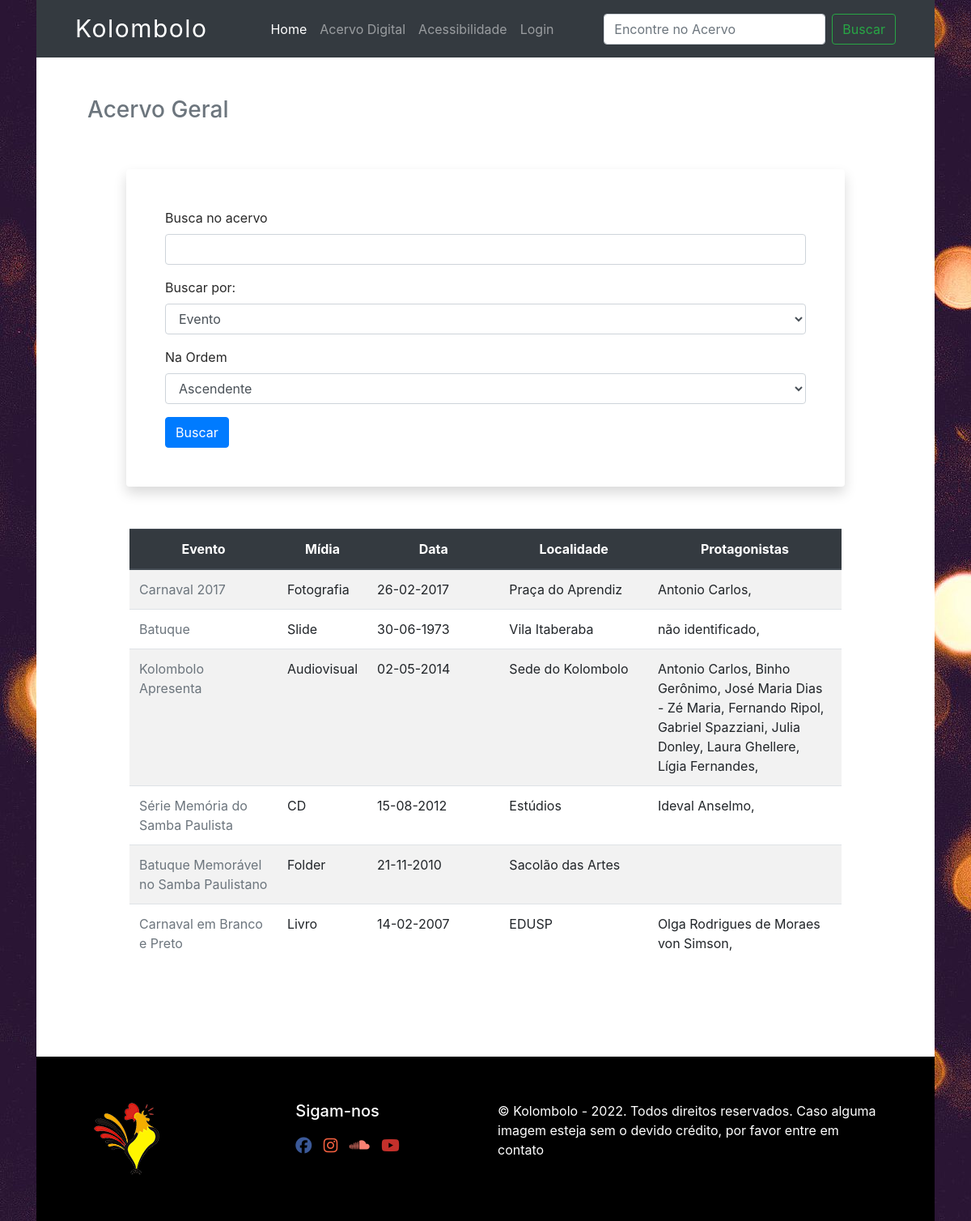
Screenshot of /search with the database file from the repository.
### database.py (models this page shows, shortened)
class Acervo(Base):
    __tablename__='acervo'
    id=Column(Integer(), primary_key=True, autoincrement=True)
    name=Column(String(80), nullable=False)
    localidade=Column(String(80), nullable=False)
    cidade=Column(String(80), nullable=False)
    estado=Column(String(80), nullable=False)
    data_created=Column(String(40), nullable=False)
    origem=Column(String(80), nullable=False)
    autor_id = Column(Integer, ForeignKey('autor.id'))
    tipo_id = Column(Integer, ForeignKey("tipo.id"))
    tipo = relationship("Midia", backref=backref("tipo", uselist=False))
    suporte_id = Column(Integer, ForeignKey("suporte.id"))
    suporte = relationship("Suporte", backref=backref("suporte", uselist=False))
    protagonistas = relationship('Protagonista', secondary=acervo_protagonista, backref='acervos'  )

class Midia(Base):
    __tablename__='tipo'
    id=Column(Integer(), primary_key=True, autoincrement=True)
    name=Column(String(80), nullable=False, unique=True)

class Protagonista(Base):
    __tablename__='protagonista'
    id=Column(Integer(), primary_key=True, autoincrement=True)
    name=Column(String(80), nullable=False, unique=True)

### app.py (the view, shortened to what this page needs)
@app.route("/search", methods=["GET", "POST"])
def search():
    search_form = SearchForm()
    query = local_session.query(Acervo).all()
    return render_template("search.html", form=search_form, search=query)

### forms.py
class SearchForm(FlaskForm):
    search = StringField("Busca no acervo", validators=[DataRequired(MENSAGEM_PADRAO)])
    order_by = SelectField("Buscar por: ", validate_choice=True, choices=[(1,"Evento"), (2, "Data do Evento"), (3, "Localidade"), (4, "Protagonistas")], coerce=int)
    asc_desc = SelectField("Na Ordem", validate_choice=True, choices=[(1,"Ascendente"), (2, "Descendente")], coerce=int)
    submit = SubmitField("Buscar")

### templates/search.html (shortened to what this page needs)
{% extends "base.html" %}
{% import "bootstrap/wtf.html" as wtf %}
{% block content %}
<div class="container px-5">
  {% if type == 2: %}
      <h3 class="text-secondary">Acervo Geral - Filtro por data</h3>
      {% elif type == 3: %}
      <h3 class="text-secondary">Acervo Geral - Filtro por localidade</h3>
      {% elif type == 4: %}
      <h3 class="text-secondary">Acervo Geral - Filtro por protagonistas</h3>
      {% else: %}
      <h3 class="text-secondary">Acervo Geral</h3>
  {% endif %}
  <div class="container p-5">
    <div class="container p-5 mb-5 shadow bg-white rounded">
        <form class="form form-horizontal" method="post" role="form">
            {{ wtf.form_field(form.search) }}
            {{ wtf.form_field(form.order_by) }}
            {{ wtf.form_field(form.asc_desc) }}
            {{ wtf.form_field(form.submit, button_map={"submit": "primary"}) }}
          </form>
    </div>
    <div class="container p-1 rounded">
        <table class="table table-striped">
              <thead class="thead-dark">
                <tr class="text-center">
                  <th scope="col" class="text-wrap" style="width: 15rem;">Evento</th>
                  <th scope="col">Mídia</th>
                  <th scope="col" class="text-wrap" style="width: 15rem;">Data</th>
                  <th scope="col" class="text-wrap" style="width: 15rem;">Localidade</th>
                  <th scope="col" class="text-wrap" style="width: 20rem;">Protagonistas</th>
                </tr>
              </thead>
              <tbody>
                  {% for evento in search %}
                      <tr class="text-left">
                          <td><a class="text-secondary" href="{{url_for('view_item', item_id=evento.id)}}">{{ evento.name }}</a></th>
                          <td>{{ evento.tipo.name}}</td>
                          <td>{{ evento.data_created[8:]+"-"+evento.data_created[5:7] +"-"+ evento.data_created[0:4] }}</td>
                          <td>{{ evento.localidade }}</td>
                          <td>{% for protagonista in evento.protagonistas %}{{ protagonista.name}}, {% endfor %}</td>
                        </tr>
                  {% endfor %}
              </tbody>
            </table>
        </div>
    </div>
</div>
{% endblock %}

### templates/base.html (shortened to what this page needs)
<!DOCTYPE html>
<html lang="pt">
  <head>
    <link rel="stylesheet" href="https://cdn.jsdelivr.net/npm/bootstrap@4.6.1/dist/css/bootstrap.min.css">
    <link rel="stylesheet" href="../static/css/styles.css" />
  </head>
  <body>
    <div class="container">
      <nav class="navbar navbar-expand-lg navbar-dark bg-dark px-5">
        <a class="navbar-brand" accesskey="1" href="/">Kolombolo</a>
        <div class="collapse navbar-collapse" id="navbarSupportedContent">
          <ul class="navbar-nav mx-auto">
            <li class="nav-item active">
              <a class="nav-link" href="/">Home <span class="sr-only">(current)</span></a>
            </li>
            <li class="nav-item">
              <a class="nav-link" href="/search">Acervo Digital</a>
            </li>
            <li class="nav-item">
              <a class="nav-link" accesskey="9" href="/acessibilidade">Acessibilidade</a>
            </li>
            <li class="nav-item">
              {% if current_user.is_authenticated %}
                <a class="nav-link" href="/logout">Logout</a>
              {% else %}
              <a class="nav-link" href="/login">Login</a>
              {% endif %}
            </li>
          </ul>
          <form class="form-inline my-2 my-lg-0" method="post">
            <input class="form-control mr-sm-2" type="input" placeholder="Encontre no Acervo" aria-label="Busca" accesskey="2" />
            <button class="btn btn-outline-success my-2 my-sm-0" type="submit"> Buscar</button>
          </form>
        </div>
      </nav>
      <div class="container bg-white py-5">
        {% block content %}{% endblock %}
      </div>
      <footer id="footer">
        <div class="container">
          <div class="row">
            <div class="col-md-3">
              <a href="https://www.kolombolo.org/" target="_blank"
                ><img
                  src="{{url_for('static', filename='assets/image/logo_footer.png')}}"
                  alt="logo - Kolombolo"
              /></a>
            </div>
            <div class="col-md-3">
              <h5>Sigam-nos</h5>
              <ul>
                <li class="social-facebook">
                  <a
                    href="https://pt-br.facebook.com/kolombolosp"
                    target="_blank"
                    ><i class="fab fa-facebook fa-lg"></i
                  ></a>
                </li>
                <li class="social-instagram">
                  <a
                    href="https://www.instagram.com/kolombolosp/"
                    target="_blank"
                    ><i class="fab fa-instagram fa-lg"></i
                  ></a>
                </li>
                <li class="social-soundcloud">
                  <a
                    href="https://soundcloud.com/kolombolo-di-piratininga"
                    target="_blank"
                    ><i class="fab fa-soundcloud fa-lg"></i
                  ></a>
                </li>
                <li class="social-youtube">
                  <a href="http://www.youtube.com/kolombolosp" target="_blank"
                    ><i class="fab fa-youtube fa-lg"></i
                  ></a>
                </li>
              </ul>
            </div>
            <div class="col-md-6">
              © Kolombolo - 2022. Todos direitos reservados. Caso alguma imagem
              esteja sem o devido crédito, por favor entre em contato
            </div>
          </div>
        </div>
      </footer>
    </div>
  </body>
</html>

### static/css/styles.css (style rules this page uses)
body { background-image: url("../assets/image/fundo_01.jpg"); color:#292929; }
.navbar-brand { font-size: 30px; color: white; letter-spacing: 1.5px; }
#footer { background-color: black; padding: 5%; color: white; }
#footer ul { list-style-type: none; padding: 10px 0; }
#footer li { display: inline; padding: 0 10px 0 0; }
.fa-instagram { color: #F56040; }
.fa-soundcloud { color: salmon; }
.fa-facebook { color: #3B5998; }
.fa-youtube { color: #C4302B; }

### rows the page displays
Acervo: name "Carnaval 2017", tipo.name "Fotografia", data_created "26-02-2017", localidade "Praça do Aprendiz"
Protagonista: name "Antonio Carlos"
Acervo: name "Batuque", tipo.name "Slide", data_created "30-06-1973", localidade "Vila Itaberaba"
Protagonista: name "não identificado"
Acervo: name "Kolombolo Apresenta", tipo.name "Audiovisual", data_created "02-05-2014", localidade "Sede do Kolombolo"
Protagonista: name "Binho Gerônimo"
Protagonista: name "José Maria Dias - Zé Maria"
Protagonista: name "Fernando Ripol"
Protagonista: name "Gabriel Spazziani"
Protagonista: name "Julia Donley"
Protagonista: name "Laura Ghellere"
Protagonista: name "Lígia Fernandes"
Acervo: name "Série Memória do Samba Paulista", tipo.name "CD", data_created "15-08-2012", localidade "Estúdios"
Protagonista: name "Ideval Anselmo"
Acervo: name "Batuque Memorável no Samba Paulistano", tipo.name "Folder", data_created "21-11-2010", localidade "Sacolão das Artes"
Acervo: name "Carnaval em Branco e Preto", tipo.name "Livro", data_created "14-02-2007", localidade "EDUSP"
Protagonista: name "Olga Rodrigues de Moraes von Simson"
